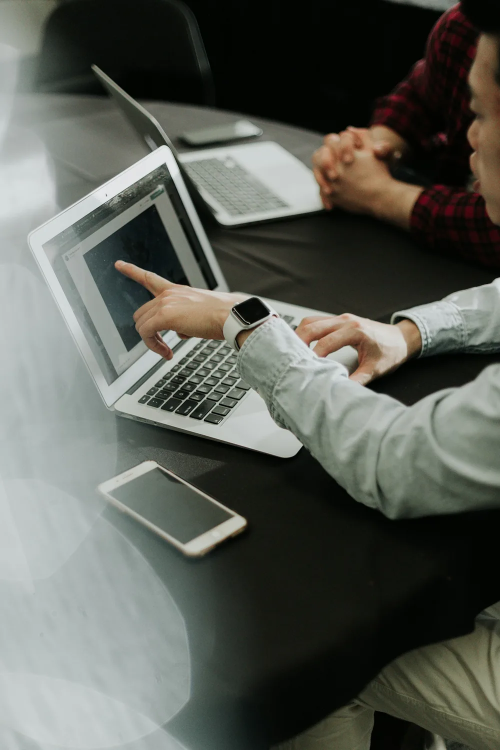
#> input picture assets/fotografia/mid/esc-005.webp, 1000 x 1500 px (shown at 1/2 size)
$ python _focus_map.py ../assets/fotografia/mid/esc-005.webp
#> lines starting #> are read from the running program, lines starting #| are printed output that depends on the picture
#> in focus_anchor, img is the input picture: PIL image 1000x1500 RGB; mean R, G, B 90.2, 93.2, 85.9
"""Focus map — mede onde está o SUJEITO na imagem e diz pra qual zona vazia o
texto deve ir. É o que torna a composição focal-aware CONFIÁVEL: em vez de torcer
pro prompt do gerador deixar o topo/base vazio, a gente MEDE a imagem real e ancora
o texto onde de fato não há conteúdo — o texto nunca tampa o assunto.

POC validado à mão (troféu "meta é régua"): sem isso levava 3 tentativas; com isso,
1 geração + medição acerta o foco.

Sem dependências além de PIL. Retorna 'top'|'bottom' + as energias medidas (auditável).
"""

from __future__ import annotations

import io


def _band_energy(img, bands: int = 3) -> list[float]:
    """Energia de conteúdo (gradiente/detalhe) por faixa horizontal, 0..1.

    Downscale forte + magnitude de gradiente: faixa com sujeito = alta energia;
    fundo liso/escuro/desfocado (o vazio) = baixa. Robusto e barato (~ms)."""
#> called with bands = 3
    from PIL import Image, ImageFilter
    g = img.convert("L")
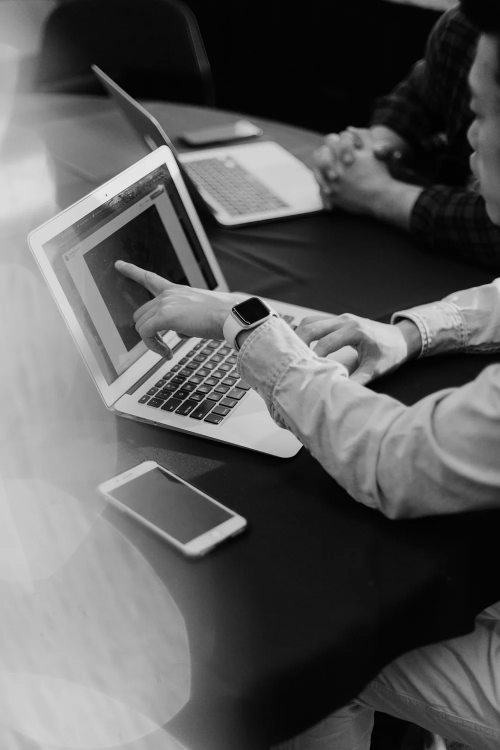
#> g: PIL image 1000x1500 L (shown at 1/2 size); min 0, max 242, mean 91.5
    # downscale preservando proporção — 120px de largura basta pra medir massa
    w0, h0 = g.size
#> w0 = 1000; h0 = 1500
    tw = 120
    th = max(1, round(h0 * tw / w0))
#> th = 180
    g = g.resize((tw, th), Image.BILINEAR).filter(ImageFilter.FIND_EDGES)
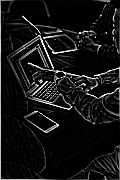
#> g: PIL image 120x180 L; min 0, max 255, mean 20.7
    px = g.load()
    band_h = th / bands
#> band_h = 60
    out = []
    for b in range(bands):
        y0 = int(b * band_h)
        y1 = th if b == bands - 1 else int((b + 1) * band_h)
        s = n = 0
        for y in range(y0, y1):
            for x in range(tw):
                s += px[x, y]
                n += 1
        out.append((s / n / 255.0) if n else 0.0)
#> after the loop, out = [0.0817, 0.117, 0.0453]
    return out


def focus_anchor(image, min_gap: float = 0.04) -> tuple[str, dict]:
    """Decide a âncora do texto ('top'|'bottom') pela zona de MENOR conteúdo.

    `image`: bytes, data-URI ou caminho.
    Retorna (anchor, meta) — meta tem as energias das 3 faixas (auditável) e um
    flag `ambiguous` quando topo e base têm energia parecida (aí o prompt manda,
    fallback 'top' se o meio for o mais cheio = sujeito centralizado)."""
    from PIL import Image
    if isinstance(image, str):
        if image.startswith("data:"):
            import base64
            raw = base64.b64decode(image.split(",", 1)[1])
            img = Image.open(io.BytesIO(raw))
        else:
            img = Image.open(image)
    elif isinstance(image, (bytes, bytearray)):
        img = Image.open(io.BytesIO(bytes(image)))
    else:
        img = image  # já é PIL.Image

    e = _band_energy(img, bands=3)   # [topo, meio, base]
#> e = [0.0817, 0.117, 0.0453]
    top, mid, bot = e
#> top = 0.0817; mid = 0.117; bot = 0.0453
    # A âncora vai SEMPRE pra faixa mais vazia entre topo e base — o texto foge do
    # assunto. NUNCA o meio (onde o sujeito costuma estar).
    anchor = "top" if top <= bot else "bottom"
#> anchor = 'bottom'
    lo = min(top, bot)
#> lo = 0.0453
    # Sujeito CENTRALIZADO (o meio é a faixa mais cheia) = topo E base seguros → a
    # leitura é CONFIÁVEL. ERA O BUG: centralizado caía em `abs(top-bot)<gap` e virava
    # "ambíguo", o texto ia pro anchor fixo do blueprint e cobria o rosto.
    subject_centered = mid >= max(top, bot)
#> subject_centered = True
    # "Ambíguo" de verdade = não existe faixa vazia (o sujeito ocupa o quadro todo):
    # a faixa mais vazia AINDA está cheia, topo≈base, e não é caso de centralizado.
    ambiguous = (lo > 0.14) and (abs(top - bot) < min_gap) and not subject_centered
#> ambiguous = False
    meta = {"energy_top": round(top, 3), "energy_mid": round(mid, 3),
            "energy_bottom": round(bot, 3), "ambiguous": ambiguous, "anchor": anchor,
            "subject_centered": subject_centered}
#> meta = {'energy_top': 0.082, 'energy_mid': 0.117, 'energy_bottom': 0.045, 'ambiguous': False, 'anchor': 'bottom', 'subject_centered': True}
    return anchor, meta


# [56 lines left out: functions _load_img, focal_grid, focal_zone, not called in this run]


if __name__ == "__main__":
    import sys
    for p in sys.argv[1:]:
        try:
            a, m = focus_anchor(p)
#> a = 'bottom'; m has the same summary as meta in focus_anchor
            print(f"{a:6}  top={m['energy_top']:.3f} mid={m['energy_mid']:.3f} "
                  f"bot={m['energy_bottom']:.3f} {'~ambíguo' if m['ambiguous'] else ''}  {p.split('/')[-1]}")
#| bottom  top=0.082 mid=0.117 bot=0.045   esc-005.webp
        except Exception as ex:
            print("ERRO", p, repr(ex)[:120])

$ run again, on assets/fotografia/mid/pes-005.webp
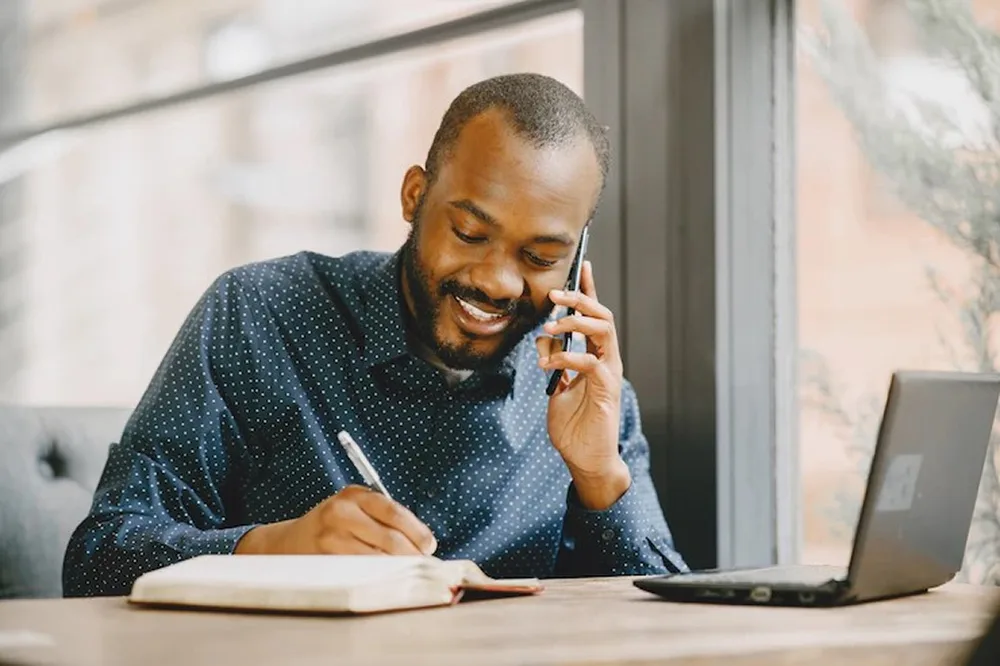
#> input picture assets/fotografia/mid/pes-005.webp, 1000 x 666 px
#> in focus_anchor, img is the input picture: PIL image 1000x666 RGB; mean R, G, B 160, 154, 146.5
#> in _band_energy, `g = img.convert("L")`:
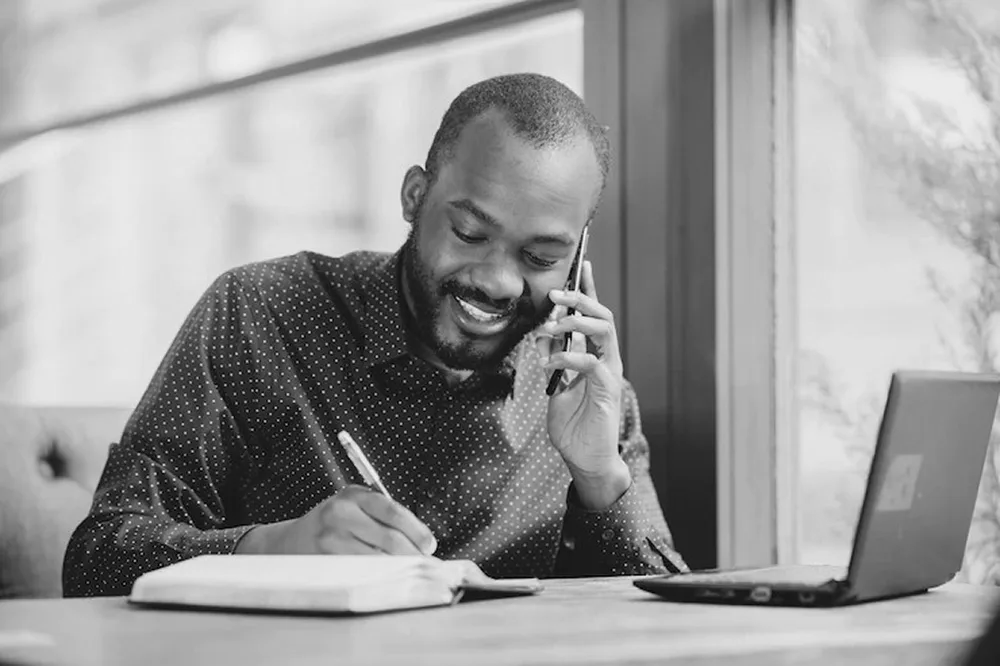
#> g: PIL image 1000x666 L; min 0, max 248, mean 154.9
#> in _band_energy, `g = g.resize((tw, th), Image.BILINEAR).filter(ImageFilter.FIND_EDGES)`:
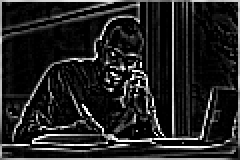
#> g: PIL image 120x80 L (shown 2 times larger); min 0, max 255, mean 34.1
#> after the loop in _band_energy, `for b in range(bands):`: out = [0.114, 0.106, 0.18]
#> top = 0.114; mid = 0.106; bot = 0.18
#> anchor = 'top'
#> lo = 0.114
#> subject_centered = False
#> meta = {'energy_top': 0.114, 'energy_mid': 0.106, 'energy_bottom': 0.18, 'ambiguous': False, 'anchor': 'top', 'subject_centered': False}
#> a = 'top'; m has the same summary as meta in focus_anchor
#| top     top=0.114 mid=0.106 bot=0.180   pes-005.webp

$ run again, on assets/fotografia/mid/pes-006.webp
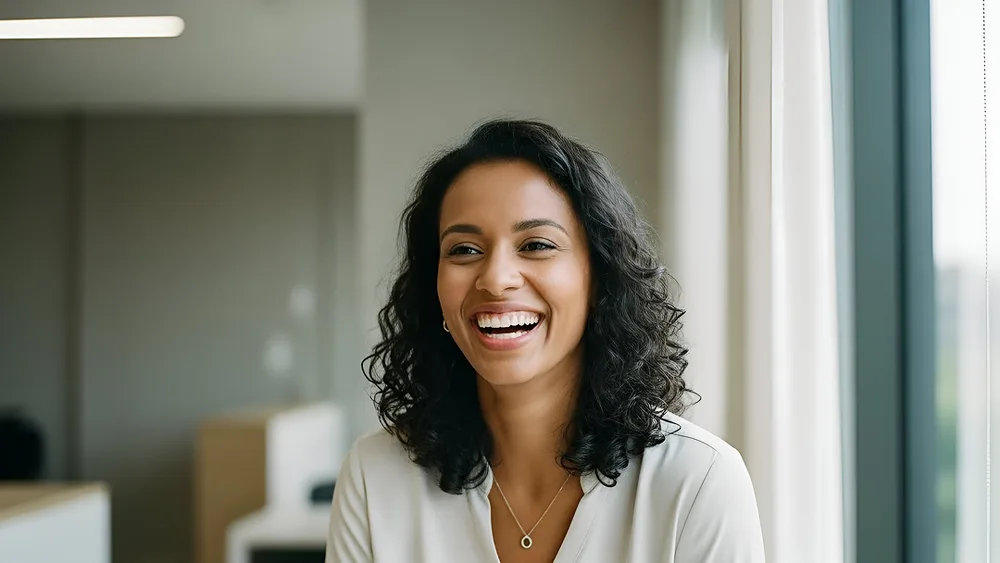
#> input picture assets/fotografia/mid/pes-006.webp, 1000 x 563 px
#> in focus_anchor, img is the input picture: PIL image 1000x563 RGB; mean R, G, B 130, 131.7, 121.2
#> in _band_energy, `g = img.convert("L")`:
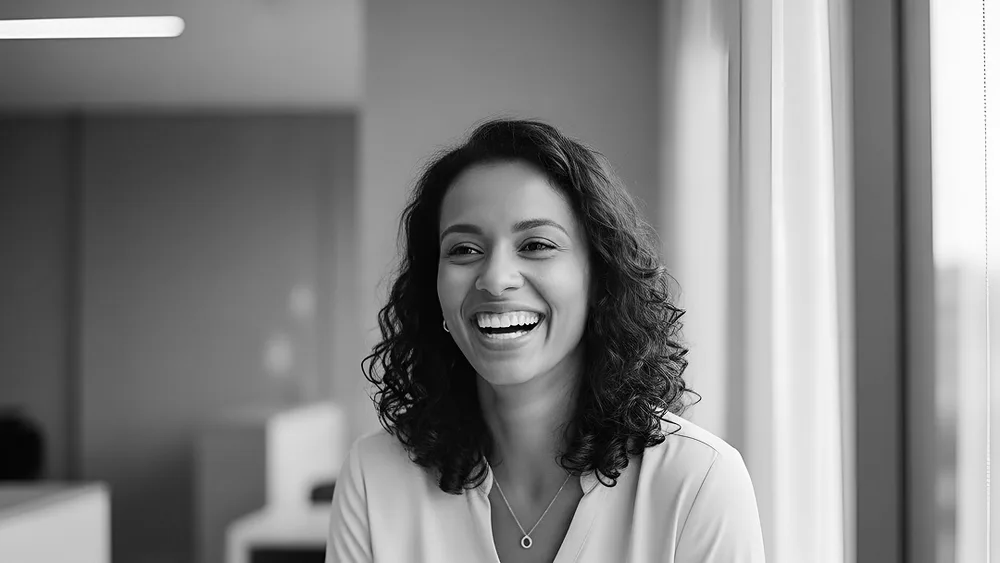
#> g: PIL image 1000x563 L; min 0, max 255, mean 130
#> in _band_energy, `g = g.resize((tw, th), Image.BILINEAR).filter(ImageFilter.FIND_EDGES)`:
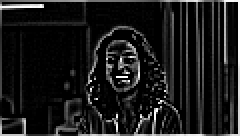
#> g: PIL image 120x68 L (shown 2 times larger); min 0, max 255, mean 26.6
#> after the loop in _band_energy, `for b in range(bands):`: out = [0.1, 0.0943, 0.119]
#> top = 0.1; mid = 0.0943; bot = 0.119
#> anchor = 'top'
#> lo = 0.1
#> subject_centered = False
#> meta = {'energy_top': 0.1, 'energy_mid': 0.094, 'energy_bottom': 0.119, 'ambiguous': False, 'anchor': 'top', 'subject_centered': False}
#> a = 'top'; m has the same summary as meta in focus_anchor
#| top     top=0.100 mid=0.094 bot=0.119   pes-006.webp

$ run again, on assets/fotografia/mid/pes-008.webp
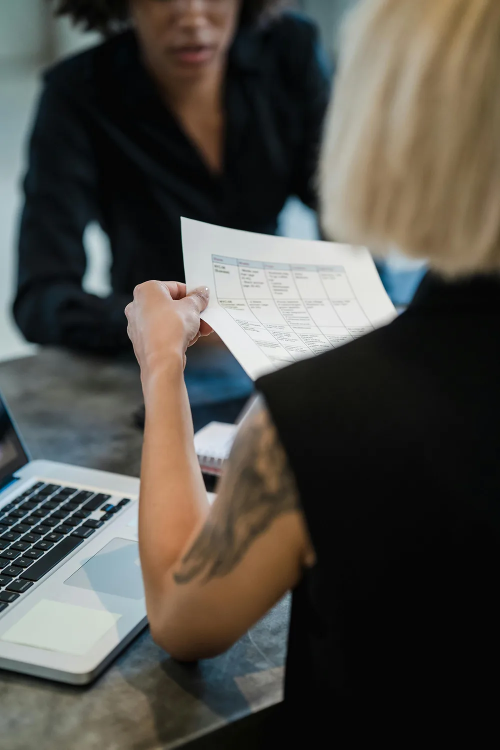
#> input picture assets/fotografia/mid/pes-008.webp, 1000 x 1499 px (shown at 1/2 size)
#> in focus_anchor, img is the input picture: PIL image 1000x1499 RGB; mean R, G, B 78.5, 76.4, 70.5
#> in _band_energy, `g = img.convert("L")`:
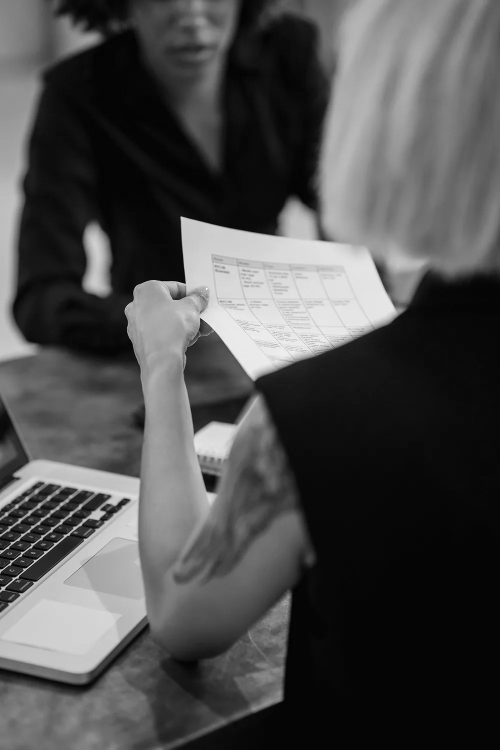
#> g: PIL image 1000x1499 L (shown at 1/2 size); min 0, max 255, mean 76.4
#> in _band_energy, `g = g.resize((tw, th), Image.BILINEAR).filter(ImageFilter.FIND_EDGES)`:
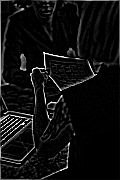
#> g: PIL image 120x180 L; min 0, max 255, mean 15.7
#> after the loop in _band_energy, `for b in range(bands):`: out = [0.0546, 0.0729, 0.0568]
#> top = 0.0546; mid = 0.0729; bot = 0.0568
#> anchor = 'top'
#> lo = 0.0546
#> subject_centered = True
#> ambiguous = False
#> meta = {'energy_top': 0.055, 'energy_mid': 0.073, 'energy_bottom': 0.057, 'ambiguous': False, 'anchor': 'top', 'subject_centered': True}
#> a = 'top'; m has the same summary as meta in focus_anchor
#| top     top=0.055 mid=0.073 bot=0.057   pes-008.webp
